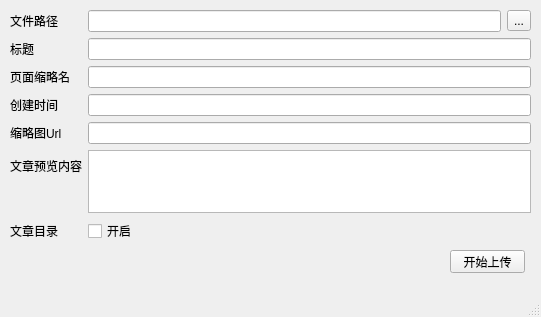
<?xml version="1.0" encoding="UTF-8"?>
<ui version="4.0">
 <class>create_post</class>
 <widget class="QMainWindow" name="create_post">
  <property name="geometry">
   <rect>
    <x>0</x>
    <y>0</y>
    <width>541</width>
    <height>317</height>
   </rect>
  </property>
  <property name="windowTitle">
   <string>MainWindow</string>
  </property>
  <widget class="QWidget" name="centralwidget">
   <widget class="QWidget" name="formLayoutWidget">
    <property name="geometry">
     <rect>
      <x>10</x>
      <y>10</y>
      <width>521</width>
      <height>233</height>
     </rect>
    </property>
    <layout class="QFormLayout" name="formLayout">
     <item row="0" column="0">
      <widget class="QLabel" name="label_7">
       <property name="text">
        <string>文件路径</string>
       </property>
      </widget>
     </item>
     <item row="0" column="1">
      <layout class="QHBoxLayout" name="horizontalLayout">
       <item>
        <widget class="QLineEdit" name="lineEdit_filepath"/>
       </item>
       <item>
        <widget class="QToolButton" name="toolButton">
         <property name="text">
          <string>...</string>
         </property>
        </widget>
       </item>
      </layout>
     </item>
     <item row="1" column="0">
      <widget class="QLabel" name="label_6">
       <property name="text">
        <string>标题</string>
       </property>
      </widget>
     </item>
     <item row="1" column="1">
      <widget class="QLineEdit" name="lineEdit_title"/>
     </item>
     <item row="3" column="0">
      <widget class="QLabel" name="label_4">
       <property name="text">
        <string>创建时间</string>
       </property>
      </widget>
     </item>
     <item row="3" column="1">
      <widget class="QLineEdit" name="lineEdit_time"/>
     </item>
     <item row="4" column="0">
      <widget class="QLabel" name="label">
       <property name="text">
        <string>缩略图Url</string>
       </property>
      </widget>
     </item>
     <item row="4" column="1">
      <widget class="QLineEdit" name="lineEdit_img_url"/>
     </item>
     <item row="5" column="0">
      <widget class="QLabel" name="label_2">
       <property name="text">
        <string>文章预览内容</string>
       </property>
      </widget>
     </item>
     <item row="5" column="1">
      <widget class="QTextEdit" name="textEdit_preview"/>
     </item>
     <item row="6" column="0">
      <widget class="QLabel" name="label_3">
       <property name="text">
        <string>文章目录</string>
       </property>
      </widget>
     </item>
     <item row="6" column="1">
      <layout class="QHBoxLayout" name="horizontalLayout_2">
       <item>
        <widget class="QCheckBox" name="checkBox">
         <property name="text">
          <string>开启</string>
         </property>
        </widget>
       </item>
      </layout>
     </item>
     <item row="2" column="0">
      <widget class="QLabel" name="label_8">
       <property name="text">
        <string>页面缩略名</string>
       </property>
      </widget>
     </item>
     <item row="2" column="1">
      <widget class="QLineEdit" name="lineEdit_slug"/>
     </item>
    </layout>
   </widget>
   <widget class="QPushButton" name="pushButton">
    <property name="geometry">
     <rect>
      <x>450</x>
      <y>250</y>
      <width>75</width>
      <height>23</height>
     </rect>
    </property>
    <property name="text">
     <string>开始上传</string>
    </property>
   </widget>
  </widget>
  <widget class="QMenuBar" name="menubar">
   <property name="geometry">
    <rect>
     <x>0</x>
     <y>0</y>
     <width>541</width>
     <height>23</height>
    </rect>
   </property>
  </widget>
  <widget class="QStatusBar" name="statusbar"/>
 </widget>
 <resources/>
 <connections/>
</ui>
